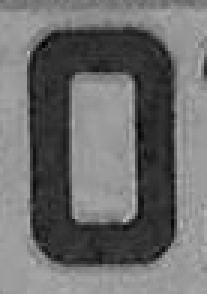
#> input picture crops/0.jpg, 69 x 98 px (shown 3 times larger)
$ python ocr.py
#> lines starting #> are read from the running program, lines starting #| are printed output that depends on the picture; after the words box and inside, x2 and y2 are one past the last pixel; in counts of white or black regions, pixels touching at a corner belong together
import pytesseract
import numpy as np
import cv2

pytesseract.pytesseract.tesseract_cmd = r'C:\Program Files\Tesseract-OCR\tesseract.exe'

readImg = cv2.imread('./crops/0.jpg')
#> readImg is the input picture: shape (98, 69, 3); min 0, max 187, mean 108.9
# readImg = cv2.imread('./placa.jpg')
img = cv2.cvtColor(readImg, cv2.COLOR_RGB2GRAY)

cv2.imwrite('./out/t.jpg', img)

_, fImg = cv2.threshold(img, 90, 255, cv2.THRESH_BINARY) # melhor 1°
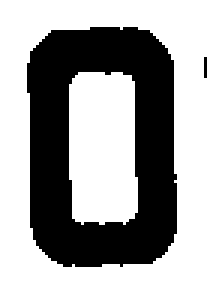
#> fImg: shape (98, 69) (shown 3 times larger); 61.7% white; 2 black regions (1 under 20 px), largest, box (x1, y1, x2, y2) and area: (9, 9, 59, 89) 2583
finalImg = cv2.bilateralFilter(fImg, 11, 17, 17) # filtro de ruido

finalAdT = cv2.adaptiveThreshold(img, 255, cv2.ADAPTIVE_THRESH_MEAN_C, cv2.THRESH_BINARY, 13, 32) # melhor 2°
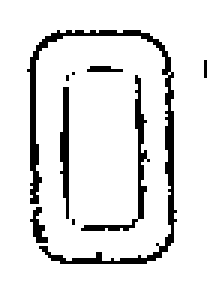
#> finalAdT: shape (98, 69) (shown 3 times larger); 89.2% white; black in thin lines or dots, all inside (x1, y1, x2, y2) = (9, 10, 69, 88)
finalAdTG = cv2.adaptiveThreshold(img, 255, cv2.ADAPTIVE_THRESH_GAUSSIAN_C, cv2.THRESH_BINARY, 61, 2) # melhor 3°
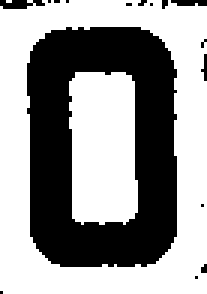
#> finalAdTG: shape (98, 69) (shown 3 times larger); 59.4% white; 16 black regions (13 under 20 px), largest, box (x1, y1, x2, y2) and area: (9, 9, 59, 89) 2658, (0, 0, 15, 3) 32, (57, 0, 69, 2) 21

cv2.imwrite('./out/trashold.jpg', finalImg)
cv2.imwrite('./out/trasholdAdT.jpg', finalAdT)
cv2.imwrite('./out/trasholdAdTG.jpg', finalAdTG)

#> (the run stopped early here; a loop or call above may not have finished)

$ run again, with crops/5.jpg copied over crops/0.jpg
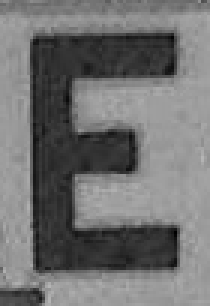
#> input picture crops/5.jpg, 70 x 102 px (shown 3 times larger)
#> readImg is the input picture: shape (102, 70, 3); min 0, max 181, mean 112.8
#> `_, fImg = cv2.threshold(img, 90, 255, cv2.THRESH_BINARY)`:
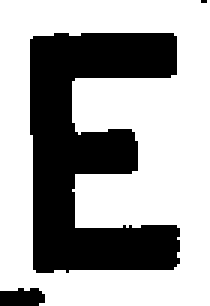
#> fImg: shape (102, 70) (shown 3 times larger); 65% white; 3 black regions (1 under 20 px), largest, box (x1, y1, x2, y2) and area: (10, 11, 60, 91) 2420, (0, 96, 15, 102) 77
#> finalAdT: shape (102, 70); 90.9% white; black in thin lines or dots
#> `finalAdTG = cv2.adaptiveThreshold(img, 255, cv2.ADAPTIVE_THRESH_GAUSSI..`:
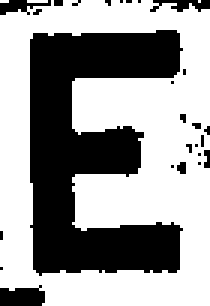
#> finalAdTG: shape (102, 70) (shown 3 times larger); 61.2% white; 26 black regions (22 under 20 px), largest, box (x1, y1, x2, y2) and area: (10, 10, 61, 92) 2519, (0, 95, 15, 102) 86, (50, 0, 70, 4) 47, (0, 0, 17, 5) 45
